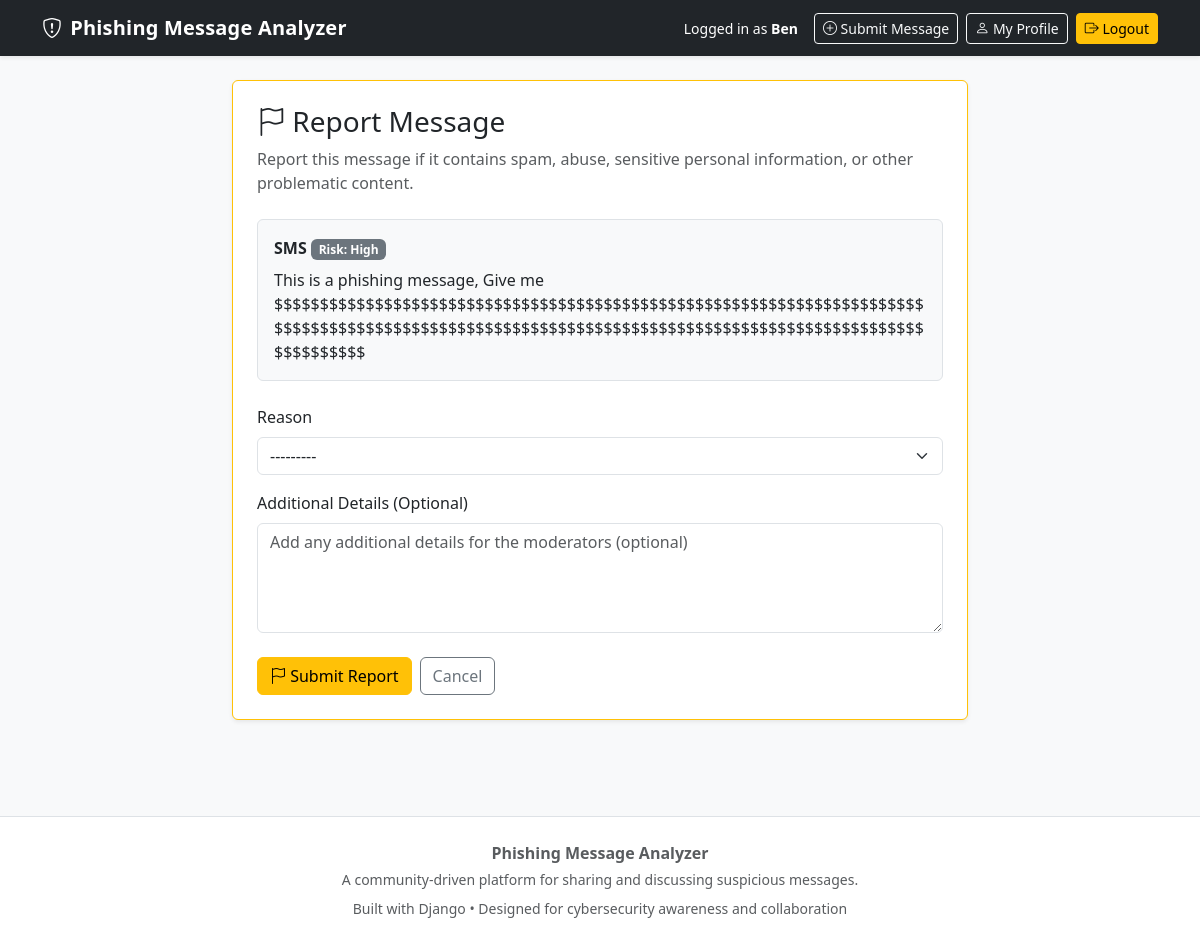
The page /message/47/report/ (signed in) on the database its author committed.
### analyzer/models.py (models this page shows, shortened)
class Message(models.Model):
    MESSAGE_TYPES = [
        ('Email', 'Email'),
        ('SMS', 'SMS'),
    ]
    CLASSIFICATIONS = [
        ('Phishing', 'Phishing'),
        ('Legitimate', 'Legitimate'),
        ('Unsure', 'Unsure'),
    ]
    SUSPECTED_RISK_LEVELS = [
        ('Low', 'Low'),
        ('Medium', 'Medium'),
        ('High', 'High'),
    ]
    user = models.ForeignKey(User, on_delete=models.CASCADE, null=True, blank=True)
    message_content = models.TextField()
    message_type = models.CharField(max_length=10, choices=MESSAGE_TYPES)
    sender = models.CharField(max_length=255, blank=True)
    additional_details = models.TextField(blank=True)
    classification = models.CharField(max_length=20, choices=CLASSIFICATIONS)
    suspected_risk = models.CharField(max_length=10, choices=SUSPECTED_RISK_LEVELS)
    submission_date = models.DateTimeField(auto_now_add=True)
    likes = models.ManyToManyField(User, related_name='liked_messages', blank=True)
    screenshot = models.ImageField(upload_to='message_screenshots/', blank=True, null=True)
    redacted_screenshot = models.ImageField(
        upload_to='redacted_message_screenshots/',
        blank=True,
        null=True
    )
    image_moderation_labels = models.JSONField(blank=True, null=True)
    image_relevance_status = models.CharField(
        max_length=20,
        choices=ModerationStatus.choices,
        default=ModerationStatus.APPROVED,
    )
    image_relevance_reason = models.TextField(blank=True)
    is_approved = models.BooleanField(default=True)
    is_flagged = models.BooleanField(default=False)
    is_removed = models.BooleanField(default=False)
    moderation_status = models.CharField(
        max_length=20,
        choices=ModerationStatus.choices,
        default=ModerationStatus.APPROVED,
    )
    moderation_reason = models.TextField(blank=True)
    moderation_score = models.FloatField(default=0.0)
    requires_human_review = models.BooleanField(default=False)
    image_moderation_status = models.CharField(
        max_length=20,
        choices=ModerationStatus.choices,
        default=ModerationStatus.APPROVED,
    )
    image_moderation_reason = models.TextField(blank=True)
    pii_scan_status = models.CharField(
        max_length=20,
        choices=ModerationStatus.choices,
        default=ModerationStatus.APPROVED,
    )
    pii_detected = models.BooleanField(default=False)
    pii_review_required = models.BooleanField(default=False)
    pii_notes = models.TextField(blank=True)

### analyzer/views.py (the view)
# urls.py: path('message/<int:message_id>/report/', views.report_message, name='report_message'),
@login_required
def report_message(request, message_id):
    message = get_object_or_404(Message, id=message_id, is_removed=False)
    existing_report = MessageReport.objects.filter(message=message, reporter=request.user).first()
    if existing_report:
        messages.info(request, "You have already reported this message.")
        return redirect('message_detail', message_id=message.id)
    if request.method == 'POST':
        form = MessageReportForm(request.POST)
        if form.is_valid():
            report = form.save(commit=False)
            report.message = message
            report.reporter = request.user
            report.save()
            message.is_flagged = True
            message.save()
            messages.success(request, "This message has been reported for moderator review.")
            return redirect('message_detail', message_id=message.id)
    else:
        form = MessageReportForm()
    return render(request, 'analyzer/report_message.html', {
        'form': form,
        'message': message,
    })

### analyzer/forms.py
class MessageReportForm(forms.ModelForm):
    class Meta:
        model = MessageReport
        fields = ['reason', 'details']
        widgets = {
            'reason': forms.Select(attrs={'class': 'form-select'}),
            'details': forms.Textarea(attrs={
                'class': 'form-control',
                'rows': 4,
                'placeholder': 'Add any additional details for the moderators (optional)'
            }),
        }

### analyzer/templates/analyzer/report_message.html (shortened to what this page needs)
{% extends "analyzer/base.html" %}
{% block content %}
<div class="row justify-content-center">
    <div class="col-lg-8">
        <div class="card shadow-sm border-warning">
            <div class="card-body p-4">
                <div class="mb-4">
                    <h1 class="h3 mb-2">
                        <i class="bi bi-flag"></i> Report Message
                    </h1>
                    <p class="text-muted mb-0">
                        Report this message if it contains spam, abuse, sensitive personal information, or other problematic content.
                    </p>
                </div>
                <div class="border rounded p-3 bg-light mb-4">
                    <div class="mb-2">
                        <strong>{{ message.message_type }}</strong>
                        <span class="badge bg-secondary">Risk: {{ message.suspected_risk }}</span>
                    </div>
                    <p class="mb-0">{{ message.message_content|truncatechars:250 }}</p>
                </div>
                <form method="post" novalidate>
                    <div class="mb-3">
                        <label for="{{ form.reason.id_for_label }}" class="form-label">Reason</label>
                        {{ form.reason }}
                    </div>
                    <div class="mb-4">
                        <label for="{{ form.details.id_for_label }}" class="form-label">Additional Details (Optional)</label>
                        {{ form.details }}
                    </div>
                    <div class="d-flex gap-2 flex-wrap">
                        <button type="submit" class="btn btn-warning">
                            <i class="bi bi-flag"></i> Submit Report
                        </button>
                        <a href="{% url 'message_detail' message.id %}" class="btn btn-outline-secondary">Cancel</a>
                    </div>
                </form>
            </div>
        </div>
    </div>
</div>
{% endblock %}

### analyzer/templates/analyzer/base.html (shortened to what this page needs)
<!DOCTYPE html>
<html lang="en">
<head>
    <link href="https://cdn.jsdelivr.net/npm/bootstrap@5.3.3/dist/css/bootstrap.min.css" rel="stylesheet">
    <link rel="stylesheet" href="https://cdn.jsdelivr.net/npm/bootstrap-icons@1.11.3/font/bootstrap-icons.css">
</head>
<body>
<nav class="navbar navbar-expand-lg navbar-dark bg-dark shadow-sm mb-4">
    <div class="container">
        <a class="navbar-brand fw-bold" href="{% url 'message_list' %}">
            <i class="bi bi-shield-exclamation me-2"></i>Phishing Message Analyzer
        </a>
        <div class="collapse navbar-collapse" id="mainNavbar">
            <div class="ms-auto d-flex flex-column flex-lg-row align-items-lg-center gap-2 mt-3 mt-lg-0">
                {% if user.is_authenticated %}
                    <span class="text-white small me-lg-2">
                        Logged in as <strong>{{ user.username }}</strong>
                    </span>
                    <a href="{% url 'submit_message' %}" class="btn btn-outline-light btn-sm">
                        <i class="bi bi-plus-circle"></i> Submit Message
                    </a>
                    <a href="{% url 'profile' %}" class="btn btn-outline-light btn-sm">
                        <i class="bi bi-person"></i> My Profile
                    </a>
                    <form action="{% url 'account_logout' %}" method="post" class="d-inline">
                        <button type="submit" class="btn btn-warning btn-sm">
                            <i class="bi bi-box-arrow-right"></i> Logout
                        </button>
                    </form>
                {% endif %}
            </div>
        </div>
    </div>
</nav>
<div class="container pb-5">
    {% block content %}{% endblock %}
</div>
<footer class="site-footer mt-5 py-4">
    <div class="container text-center text-muted">
        <p class="mb-1 fw-semibold">Phishing Message Analyzer</p>
        <p class="small mb-2">
            A community-driven platform for sharing and discussing suspicious messages.
        </p>
        <p class="small mb-0">
            Built with Django • Designed for cybersecurity awareness and collaboration
        </p>
    </div>
</footer>
</body>
</html>

### analyzer/templates/analyzer/base.html (style rules this page uses)
body { background-color: #f8f9fa; }
.navbar-brand { letter-spacing: 0.2px; }
.site-footer { border-top: 1px solid #dee2e6; background-color: #ffffff; }

### rows shown on the page
Message: message_type "SMS", suspected_risk "High", message_content "This is a phishing message, Give me $$$$$$$$$$$$$$$$$$$$$$$$$$$$$$$$$$$$$$$$$$$$$$$$$$$$$$$$$$$$$$$$$$$$$$$$$$$$$$$$$$$$$$$$$$$$$$$$$$$$$$$$$$$$$$$$$$$$$$$$$$$$$$$$$$$$$$$$$$$$$$$$$$$$$$$$"

### other values the page prints
{{ user.username }} "Ben"
